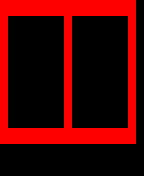

The image is a tile-based game level rendered from a .tmx file. Its description and complete source (layers, tilesets, objects, tile grids) follow:
An orthogonal 18x22 tile map with 8x8 px tiles, 1 tile layer (Tile Layer 1).

<map version="1.4" tiledversion="1.4.2" orientation="orthogonal" renderorder="right-down" width="18" height="22" tilewidth="8" tileheight="8" infinite="0" nextlayerid="2" nextobjectid="1">
 <tileset firstgid="1" source="court.tsx" />
 <layer id="1" name="Tile Layer 1" width="18" height="22">
  <data encoding="csv">
9,9,9,9,9,9,9,9,9,9,9,9,9,9,9,9,9,6,
9,9,9,9,9,9,9,9,9,9,9,9,9,9,9,9,9,6,
9,6,6,6,6,6,6,6,9,6,6,6,6,6,6,6,9,6,
9,6,6,6,6,6,6,6,9,6,6,6,6,6,6,6,9,6,
9,6,6,6,6,6,6,6,9,6,6,6,6,6,6,6,9,6,
9,6,6,6,6,6,6,6,9,6,6,6,6,6,6,6,9,6,
9,6,6,6,6,6,6,6,9,6,6,6,6,6,6,6,9,6,
9,6,6,6,6,6,6,6,9,6,6,6,6,6,6,6,9,6,
9,6,6,6,6,6,6,6,9,6,6,6,6,6,6,6,9,6,
9,6,6,6,6,6,6,6,9,6,6,6,6,6,6,6,9,6,
9,6,6,6,6,6,6,6,9,6,6,6,6,6,6,6,9,6,
9,6,6,6,6,6,6,6,9,6,6,6,6,6,6,6,9,6,
9,6,6,6,6,6,6,6,9,6,6,6,6,6,6,6,9,6,
9,6,6,6,6,6,6,6,9,6,6,6,6,6,6,6,9,6,
9,6,6,6,6,6,6,6,9,6,6,6,6,6,6,6,9,6,
9,6,6,6,6,6,6,6,9,6,6,6,6,6,6,6,9,6,
9,9,9,9,9,9,9,9,9,9,9,9,9,9,9,9,9,6,
9,9,9,9,9,9,9,9,9,9,9,9,9,9,9,9,9,6,
6,6,6,6,6,6,6,6,6,6,6,6,6,6,6,6,6,6,
6,6,6,6,6,6,6,6,6,6,6,6,6,6,6,6,6,6,
6,6,6,6,6,6,6,6,6,6,6,6,6,6,6,6,6,6,
6,6,6,6,6,6,6,6,6,6,6,6,6,6,6,6,6,6
</data>
 </layer>
</map>
